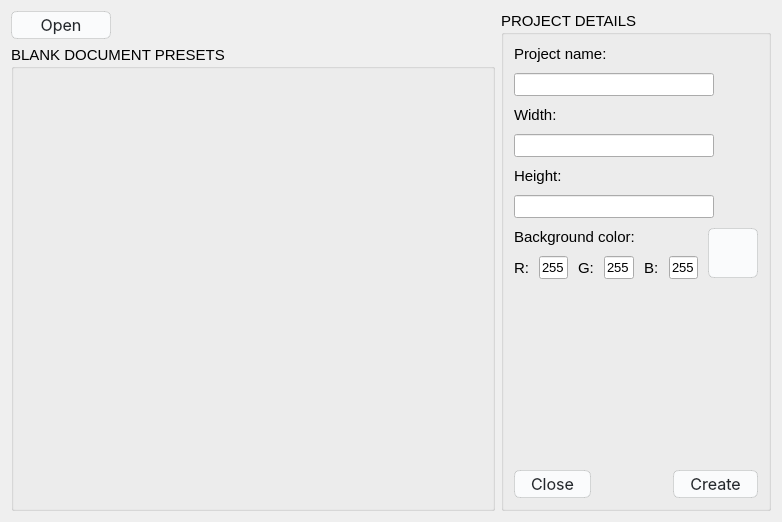
<?xml version="1.0" encoding="UTF-8"?>
<ui version="4.0">
 <class>StartDialog</class>
 <widget class="QDialog" name="StartDialog">
  <property name="geometry">
   <rect>
    <x>0</x>
    <y>0</y>
    <width>782</width>
    <height>522</height>
   </rect>
  </property>
  <property name="windowTitle">
   <string>Dialog</string>
  </property>
  <property name="styleSheet">
   <string notr="true">QPushButton {
  background-color: #FAFBFC;
  border: 1px solid rgba(27, 31, 35, 0.15);
  border-radius: 6px;
  color: #24292E;
  font-family:  -apple-system, system-ui, &quot;Segoe UI&quot;, Helvetica, Arial, sans-serif, &quot;Apple Color Emoji&quot;, &quot;Segoe UI Emoji&quot;;
  font-size: 16px;
  line-height: 18px;
  padding: 3px 16px;
}

QPushButton:hover {
  background-color: #F3F4F6;
}

QPushButton:disabled { background-color: #bdc3c7; color: #7f8c8d; }</string>
  </property>
  <layout class="QHBoxLayout" name="horizontalLayout_7">
   <item>
    <layout class="QVBoxLayout" name="verticalLayout_6">
     <item>
      <widget class="QPushButton" name="btnOpen">
       <property name="maximumSize">
        <size>
         <width>100</width>
         <height>16777215</height>
        </size>
       </property>
       <property name="font">
        <font>
         <family>-apple-system</family>
         <pointsize>-1</pointsize>
        </font>
       </property>
       <property name="text">
        <string>Open</string>
       </property>
       <property name="autoDefault">
        <bool>false</bool>
       </property>
      </widget>
     </item>
     <item>
      <widget class="QGroupBox" name="groupBox">
       <property name="minimumSize">
        <size>
         <width>0</width>
         <height>300</height>
        </size>
       </property>
       <property name="font">
        <font>
         <family>Segoe UI</family>
         <pointsize>11</pointsize>
        </font>
       </property>
       <property name="title">
        <string>BLANK DOCUMENT PRESETS</string>
       </property>
      </widget>
     </item>
    </layout>
   </item>
   <item>
    <widget class="QGroupBox" name="gbProjectDetails">
     <property name="maximumSize">
      <size>
       <width>270</width>
       <height>16777215</height>
      </size>
     </property>
     <property name="font">
      <font>
       <family>Segoe UI</family>
       <pointsize>11</pointsize>
      </font>
     </property>
     <property name="title">
      <string>PROJECT DETAILS</string>
     </property>
     <property name="flat">
      <bool>true</bool>
     </property>
     <layout class="QVBoxLayout" name="verticalLayout_5">
      <property name="spacing">
       <number>10</number>
      </property>
      <property name="leftMargin">
       <number>10</number>
      </property>
      <property name="topMargin">
       <number>10</number>
      </property>
      <property name="rightMargin">
       <number>10</number>
      </property>
      <property name="bottomMargin">
       <number>10</number>
      </property>
      <item>
       <layout class="QVBoxLayout" name="verticalLayout">
        <item>
         <widget class="QLabel" name="labelProjectName">
          <property name="font">
           <font>
            <family>Segoe UI</family>
            <pointsize>11</pointsize>
           </font>
          </property>
          <property name="text">
           <string>Project name:</string>
          </property>
         </widget>
        </item>
        <item>
         <widget class="QLineEdit" name="editProjectName">
          <property name="maximumSize">
           <size>
            <width>200</width>
            <height>16777215</height>
           </size>
          </property>
          <property name="font">
           <font>
            <family>Segoe UI</family>
            <pointsize>10</pointsize>
           </font>
          </property>
          <property name="maxLength">
           <number>256</number>
          </property>
         </widget>
        </item>
       </layout>
      </item>
      <item>
       <layout class="QVBoxLayout" name="verticalLayout_2">
        <item>
         <widget class="QLabel" name="labelWidth">
          <property name="font">
           <font>
            <family>Segoe UI</family>
            <pointsize>11</pointsize>
           </font>
          </property>
          <property name="text">
           <string>Width:</string>
          </property>
         </widget>
        </item>
        <item>
         <widget class="QLineEdit" name="editWidth">
          <property name="maximumSize">
           <size>
            <width>200</width>
            <height>16777215</height>
           </size>
          </property>
          <property name="font">
           <font>
            <family>Segoe UI</family>
            <pointsize>10</pointsize>
           </font>
          </property>
          <property name="maxLength">
           <number>5</number>
          </property>
         </widget>
        </item>
       </layout>
      </item>
      <item>
       <layout class="QVBoxLayout" name="verticalLayout_3">
        <item>
         <widget class="QLabel" name="labelHeight">
          <property name="font">
           <font>
            <family>Segoe UI</family>
            <pointsize>11</pointsize>
           </font>
          </property>
          <property name="text">
           <string>Height:</string>
          </property>
         </widget>
        </item>
        <item>
         <widget class="QLineEdit" name="editHeight">
          <property name="maximumSize">
           <size>
            <width>200</width>
            <height>16777215</height>
           </size>
          </property>
          <property name="font">
           <font>
            <family>Segoe UI</family>
            <pointsize>10</pointsize>
           </font>
          </property>
          <property name="maxLength">
           <number>5</number>
          </property>
         </widget>
        </item>
       </layout>
      </item>
      <item>
       <layout class="QHBoxLayout" name="horizontalLayout">
        <item>
         <layout class="QVBoxLayout" name="verticalLayout_4">
          <item>
           <widget class="QLabel" name="labelBackColor">
            <property name="font">
             <font>
              <family>Segoe UI</family>
              <pointsize>11</pointsize>
             </font>
            </property>
            <property name="text">
             <string>Background color:</string>
            </property>
           </widget>
          </item>
          <item>
           <layout class="QHBoxLayout" name="horizontalLayout_5">
            <item>
             <layout class="QHBoxLayout" name="horizontalLayout_2">
              <item>
               <widget class="QLabel" name="labelR">
                <property name="font">
                 <font>
                  <family>Segoe UI</family>
                  <pointsize>11</pointsize>
                 </font>
                </property>
                <property name="text">
                 <string>R:</string>
                </property>
               </widget>
              </item>
              <item>
               <widget class="QLineEdit" name="editR">
                <property name="font">
                 <font>
                  <family>Segoe UI</family>
                  <pointsize>10</pointsize>
                 </font>
                </property>
                <property name="text">
                 <string>255</string>
                </property>
               </widget>
              </item>
             </layout>
            </item>
            <item>
             <layout class="QHBoxLayout" name="horizontalLayout_3">
              <item>
               <widget class="QLabel" name="labelG">
                <property name="font">
                 <font>
                  <family>Segoe UI</family>
                  <pointsize>11</pointsize>
                 </font>
                </property>
                <property name="text">
                 <string>G:</string>
                </property>
               </widget>
              </item>
              <item>
               <widget class="QLineEdit" name="editG">
                <property name="font">
                 <font>
                  <family>Segoe UI</family>
                  <pointsize>10</pointsize>
                 </font>
                </property>
                <property name="text">
                 <string>255</string>
                </property>
               </widget>
              </item>
             </layout>
            </item>
            <item>
             <layout class="QHBoxLayout" name="horizontalLayout_4">
              <item>
               <widget class="QLabel" name="labelB">
                <property name="font">
                 <font>
                  <family>Segoe UI</family>
                  <pointsize>11</pointsize>
                 </font>
                </property>
                <property name="text">
                 <string>B:</string>
                </property>
               </widget>
              </item>
              <item>
               <widget class="QLineEdit" name="editB">
                <property name="font">
                 <font>
                  <family>Segoe UI</family>
                  <pointsize>10</pointsize>
                 </font>
                </property>
                <property name="text">
                 <string>255</string>
                </property>
               </widget>
              </item>
             </layout>
            </item>
           </layout>
          </item>
         </layout>
        </item>
        <item>
         <widget class="QPushButton" name="btnColor">
          <property name="minimumSize">
           <size>
            <width>50</width>
            <height>50</height>
           </size>
          </property>
          <property name="text">
           <string/>
          </property>
          <property name="autoDefault">
           <bool>false</bool>
          </property>
          <property name="flat">
           <bool>false</bool>
          </property>
         </widget>
        </item>
       </layout>
      </item>
      <item>
       <spacer name="verticalSpacer_3">
        <property name="orientation">
         <enum>Qt::Vertical</enum>
        </property>
        <property name="sizeHint" stdset="0">
         <size>
          <width>20</width>
          <height>60</height>
         </size>
        </property>
       </spacer>
      </item>
      <item>
       <layout class="QHBoxLayout" name="horizontalLayout_6">
        <item>
         <widget class="QPushButton" name="btnClose">
          <property name="font">
           <font>
            <family>-apple-system</family>
            <pointsize>-1</pointsize>
           </font>
          </property>
          <property name="text">
           <string>Close</string>
          </property>
          <property name="autoDefault">
           <bool>false</bool>
          </property>
         </widget>
        </item>
        <item>
         <spacer name="horizontalSpacer">
          <property name="orientation">
           <enum>Qt::Horizontal</enum>
          </property>
          <property name="sizeHint" stdset="0">
           <size>
            <width>40</width>
            <height>20</height>
           </size>
          </property>
         </spacer>
        </item>
        <item>
         <widget class="QPushButton" name="btnCreate">
          <property name="font">
           <font>
            <family>-apple-system</family>
            <pointsize>-1</pointsize>
           </font>
          </property>
          <property name="text">
           <string>Create</string>
          </property>
         </widget>
        </item>
       </layout>
      </item>
     </layout>
    </widget>
   </item>
  </layout>
 </widget>
 <resources/>
 <connections/>
</ui>
